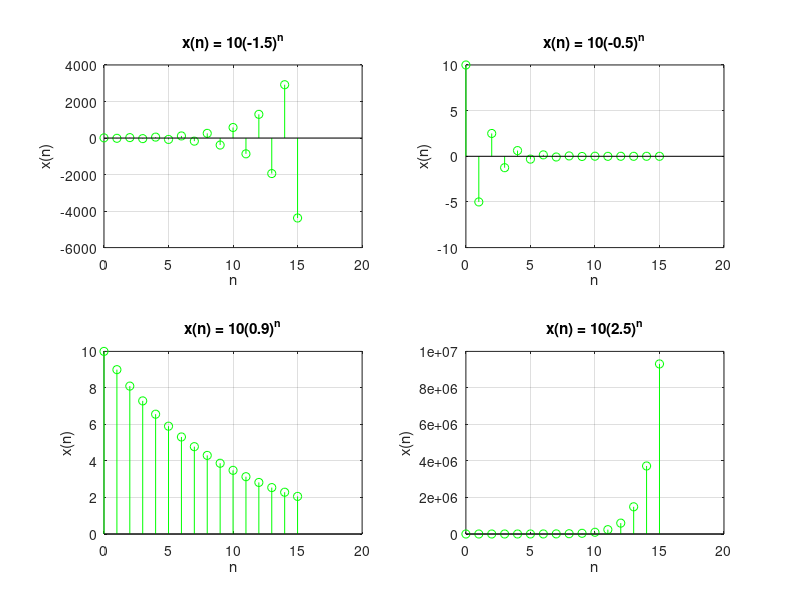

This figure's MATLAB source:
n = 0:15; % Define range of n
beta_values = [-1.5 -0.5 0.9 2.5]; % Define values for beta selected from the given ranges

% Loop through different beta values
for i = 1:length(beta_values)
    beta = beta_values(i);
    % Calculate x(n) for current beta
    x = 10 * beta.^n;
    % Plot the signal
    subplot(2,2,i);
    stem(n, x,'g');
    xlabel('n');
    ylabel('x(n)');
    title(sprintf('x(n) = 10(%g)^n', beta));
    grid on;
end